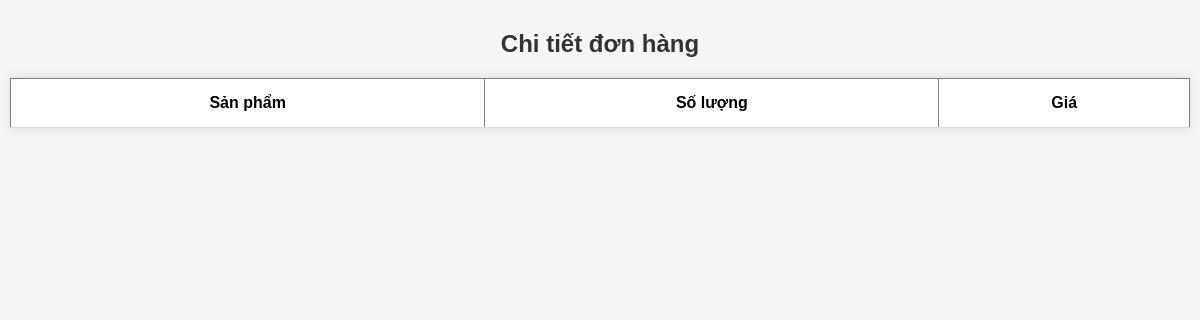
Before: /BANHANG/order_detail.php?order_id=14 (signed in) with the older database file.
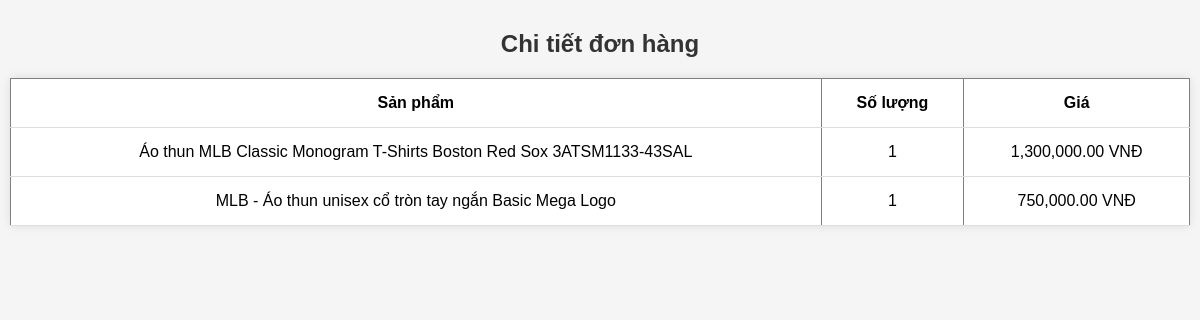
After: the same page with the newer database file.
### tables this page shows
CREATE TABLE `orderdetails` (
  `order_detail_id` int(11) NOT NULL,
  `order_id` int(11) DEFAULT NULL,
  `product_id` int(11) DEFAULT NULL,
  `size` varchar(10) DEFAULT NULL,
  `quantity` int(11) DEFAULT NULL,
  `price` decimal(10,2) DEFAULT NULL
);

CREATE TABLE `products` (
  `product_id` int(11) NOT NULL,
  `product_name` varchar(150) DEFAULT NULL,
  `product_price` decimal(10,2) DEFAULT NULL,
  `category` varchar(100) DEFAULT NULL,
  `image` varchar(255) DEFAULT NULL
);

### BANHANG/order_detail.php (the view, shortened to what this page needs)
<?php
require './php/db.php';
$order_id = intval($_GET['order_id']);
$sql = "SELECT * FROM orderdetails od
        JOIN products p ON od.product_id = p.product_id
        WHERE od.order_id = ?";
$stmt = $conn->prepare($sql);
$stmt->bind_param("i", $order_id);
$stmt->execute();
$result = $stmt->get_result();
?>
<!DOCTYPE html>
<html lang="vi">
<head>
    <link rel="stylesheet" href="/BANHANG/asset/css/cart.css">
</head>
<body>
    <h2>Chi tiết đơn hàng</h2>
    <table border="1">
        <tr>
            <th>Sản phẩm</th>
            <th>Số lượng</th>
            <th>Giá</th>
        </tr>
        <?php while ($row = $result->fetch_assoc()): ?>
        <tr>
            <td><?php echo $row['product_name']; ?></td>
            <td><?php echo $row['quantity']; ?></td>
            <td><?php echo number_format($row['price'], 2); ?> VNĐ</td>
        </tr>
        <?php endwhile; ?>
    </table>
</body>
</html>

Changed rows visible on the page:
added orderdetails: product.product_name "Áo thun MLB Classic Monogram T-Shirts Boston Red Sox 3ATSM1133-43SAL", quantity "1", price "1,300,000.00"
added orderdetails: product.product_name "MLB - Áo thun unisex cổ tròn tay ngắn Basic Mega Logo", quantity "1", price "750,000.00"
